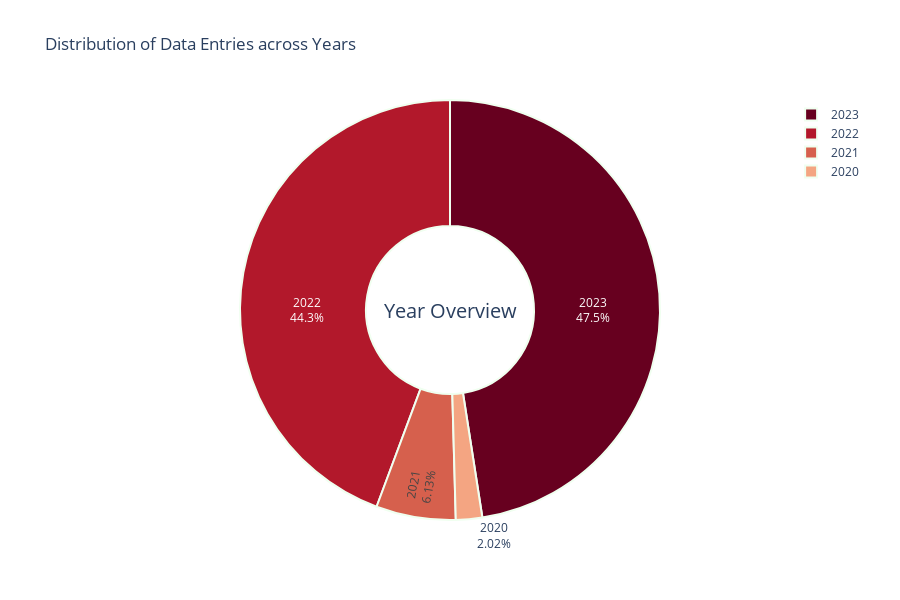

This figure's notebook cell:
### Code cell
# Extract the value counts for years
data_values = df.work_year.value_counts()

# Create a pie chart
fig = go.Figure(data=go.Pie(
    labels=data_values.index, 
    values=data_values.values, 
    hole=0.4, 
    textinfo='label+percent',
    insidetextorientation='radial',
    marker=dict(
        colors=px.colors.sequential.RdBu, 
        line=dict(
            color='honeydew', 
            width=2
        )
    ),
))

# Update layout
fig.update_layout(
    title="Distribution of Data Entries across Years",
    annotations=[dict(text="Year Overview", showarrow=False, font_size=20)],
    height=600
)

# Show the pie chart
fig.show()

### Figure 1 — Plotly figure (JSON) as saved in the notebook; plotly's stock layout.template omitted (floating-point values rounded to 4 significant figures)
{"data": [{"hole": 0.4, "insidetextorientation": "radial", "labels": [2023, 2022, 2021, 2020], "marker": {"colors": ["rgb(103,0,31)", "rgb(178,24,43)", "rgb(214,96,77)", "rgb(244,165,130)", "rgb(253,219,199)", "rgb(247,247,247)", "rgb(209,229,240)", "rgb(146,197,222)", "rgb(67,147,195)", "rgb(33,102,172)", "rgb(5,48,97)"], "line": {"color": "honeydew", "width": 2}}, "textinfo": "label+percent", "type": "pie", "values": [1785, 1664, 230, 76]}], "layout": {"annotations": [{"font": {"size": 20}, "showarrow": false, "text": "Year Overview"}], "height": 600, "title": {"text": "Distribution of Data Entries across Years"}}}
